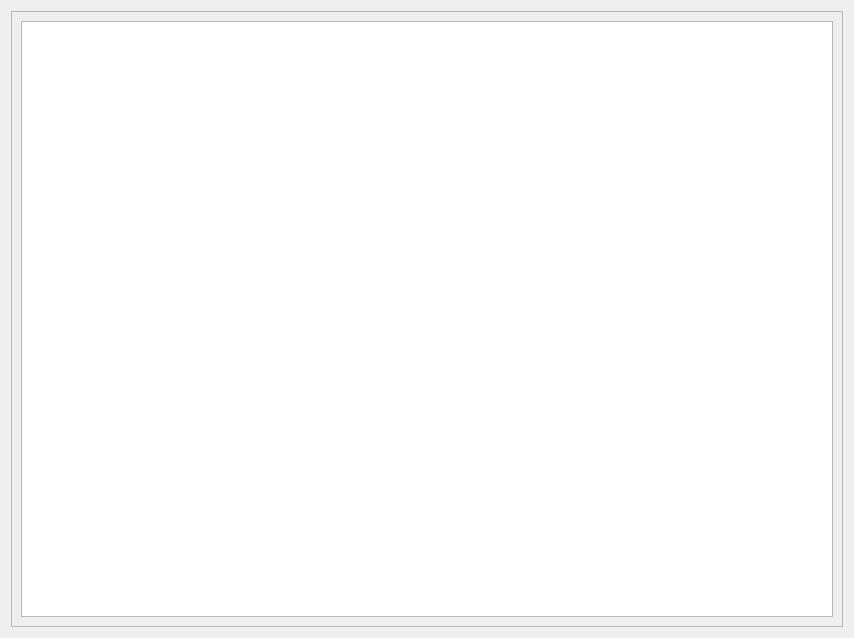
<?xml version="1.0" encoding="UTF-8"?>
<ui version="4.0">
 <class>OneShotResultsTab</class>
 <widget class="QWidget" name="OneShotResultsTab">
  <property name="geometry">
   <rect>
    <x>0</x>
    <y>0</y>
    <width>854</width>
    <height>638</height>
   </rect>
  </property>
  <property name="windowTitle">
   <string>Form</string>
  </property>
  <layout class="QGridLayout" name="gridLayout">
   <item row="0" column="0">
    <widget class="QScrollArea" name="scrollArea">
     <property name="widgetResizable">
      <bool>true</bool>
     </property>
     <widget class="QWidget" name="scrollAreaWidgetContents">
      <property name="geometry">
       <rect>
        <x>0</x>
        <y>0</y>
        <width>834</width>
        <height>618</height>
       </rect>
      </property>
      <layout class="QGridLayout" name="gridLayout_2">
       <item row="0" column="0">
        <widget class="QTableWidget" name="tableWidget">
         <property name="contextMenuPolicy">
          <enum>Qt::CustomContextMenu</enum>
         </property>
         <property name="editTriggers">
          <set>QAbstractItemView::NoEditTriggers</set>
         </property>
         <property name="showDropIndicator" stdset="0">
          <bool>false</bool>
         </property>
         <property name="dragDropOverwriteMode">
          <bool>false</bool>
         </property>
         <property name="alternatingRowColors">
          <bool>true</bool>
         </property>
         <property name="selectionMode">
          <enum>QAbstractItemView::SingleSelection</enum>
         </property>
         <property name="selectionBehavior">
          <enum>QAbstractItemView::SelectRows</enum>
         </property>
         <property name="showGrid">
          <bool>false</bool>
         </property>
         <property name="gridStyle">
          <enum>Qt::NoPen</enum>
         </property>
         <property name="sortingEnabled">
          <bool>true</bool>
         </property>
         <attribute name="horizontalHeaderMinimumSectionSize">
          <number>10</number>
         </attribute>
         <attribute name="verticalHeaderVisible">
          <bool>false</bool>
         </attribute>
        </widget>
       </item>
      </layout>
     </widget>
    </widget>
   </item>
  </layout>
 </widget>
 <resources/>
 <connections/>
</ui>
